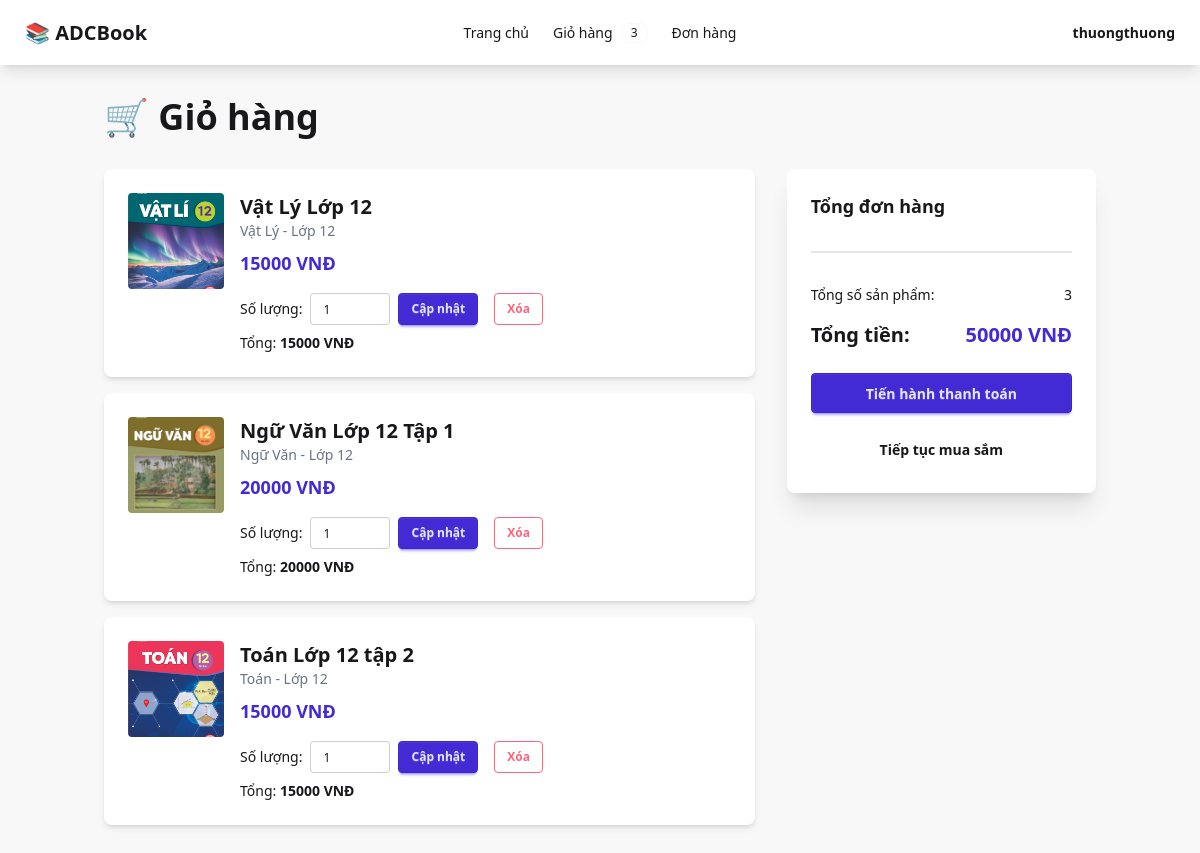
The page /cart/ (signed in) on the database its author committed.
### cart/models.py (models this page shows, shortened)
class CartItem(models.Model):
    cart = models.ForeignKey(Cart, on_delete=models.CASCADE, related_name='items')
    book = models.ForeignKey(Book, on_delete=models.CASCADE)
    quantity = models.IntegerField(default=1, validators=[MinValueValidator(1)])
    created_at = models.DateTimeField(auto_now_add=True)
    updated_at = models.DateTimeField(auto_now=True)
    class Meta:
        unique_together = ('cart', 'book')
    def subtotal(self):
        return self.book.price * self.quantity

class Cart(models.Model):
    user = models.OneToOneField(User, on_delete=models.CASCADE, related_name='cart')
    created_at = models.DateTimeField(auto_now_add=True)
    updated_at = models.DateTimeField(auto_now=True)
    def total_price(self):
        return sum(item.subtotal() for item in self.items.all())

### books/models.py (models this page shows, shortened)
class Book(models.Model):
    name = models.CharField(max_length=200)
    price = models.DecimalField(max_digits=10, decimal_places=0, validators=[MinValueValidator(0)])
    image = models.ImageField(upload_to='books/', blank=True, null=True)
    grade = models.ForeignKey(Grade, on_delete=models.CASCADE, related_name='books')
    subject = models.ForeignKey(Subject, on_delete=models.CASCADE, related_name='books')
    description = models.TextField(blank=True)
    created_at = models.DateTimeField(auto_now_add=True)
    updated_at = models.DateTimeField(auto_now=True)
    class Meta:
        ordering = ['-created_at']

class Subject(models.Model):
    name = models.CharField(max_length=100, unique=True)
    class Meta:
        ordering = ['name']

class Grade(models.Model):
    name = models.CharField(max_length=50, unique=True)
    order = models.IntegerField(default=0)
    class Meta:
        ordering = ['order', 'name']

### cart/views.py (the view)
# urls.py: path('cart/', cart_views.cart_view, name='cart'),
@login_required
def cart_view(request):
    cart, created = Cart.objects.get_or_create(user=request.user)
    context = {
        'cart': cart,
        'items': cart.items.all(),
    }
    return render(request, 'cart/cart.html', context)

### cart/context_processors.py (called while the page is built)
def cart_count(request):
    if request.user.is_authenticated:
        try:
            cart = request.user.cart
            count = sum(item.quantity for item in cart.items.all())
            return {'cart_count': count}
        except:
            return {'cart_count': 0}
    return {'cart_count': 0}

### cart/templates/cart/cart.html (shortened to what this page needs)
{% extends 'base.html' %}
{% block content %}
<h1 class="text-4xl font-bold mb-8">🛒 Giỏ hàng</h1>
{% include "cart/partials/cart_content.html" %}
{% endblock %}

### theme/templates/base.html (shortened to what this page needs)
    {% load static tailwind_tags %}
    {% load django_htmx %}
    <!DOCTYPE html>
    <html lang="en">
    <head>
        <meta http-equiv="X-UA-Compatible" content="ie=edge"> {% htmx_script %} {% tailwind_css %}
    </head>
    <body class="bg-base-200" hx-headers='{"x-csrftoken": "{{ csrf_token }}"}' hx-boost="true">
        <div class="navbar bg-base-100 shadow-lg">
            <div class="navbar-start">
                <a href="{% url 'home' %}" class="btn btn-ghost text-xl">📚 ADCBook</a>
            </div>
            <div class="navbar-center hidden lg:flex">
                <ul class="menu menu-horizontal px-1">
                    <li><a href="{% url 'home' %}">Trang chủ</a></li>
                    {% if user.is_authenticated %}
                    <li><a href="{% url 'cart' %}">Giỏ hàng {% if cart_count %}<span class="badge badge-sm">{{ cart_count }}</span>{% endif %}</a></li>
                    <li><a href="{% url 'order_history' %}">Đơn hàng</a></li>
                    {% endif %}
                </ul>
            </div>
            <div class="navbar-end">
                {% if user.is_authenticated %}
                <div class="dropdown dropdown-end">
                    <label tabindex="0" class="btn btn-ghost">{{ user.username }}</label>
                </div>
                {% else %}
                <a href="{% url 'login' %}" class="btn btn-ghost">Đăng nhập</a>
                <a href="{% url 'register' %}" class="btn btn-primary">Đăng kí</a> {% endif %}
            </div>
        </div>
        <div class="container mx-auto px-4 py-8">
            {% block content %} {% endblock %}
        </div>
    </body>
    </html>

### cart/templates/cart/partials/cart_content.html (shortened to what this page needs)
<div id="cart-content" {% if oob %}hx-swap-oob="true" {% endif %}>
    {% if items %}
    <div class="grid grid-cols-1 lg:grid-cols-3 gap-8">
        <div class="lg:col-span-2">
            {% for item in items %}
            <div class="card bg-base-100 shadow-md mb-4" id="cart-item-{{ item.id }}">
                <div class="card-body">
                    <div class="flex gap-4">
                        {% if item.book.image %}
                        <img src="{{ item.book.image.url }}" alt="{{ item.book.name }}" class="w-24 h-24 object-cover rounded"> {% else %}
                        <div class="w-24 h-24 bg-base-200 flex items-center justify-center rounded">
                            <span class="text-3xl">📖</span>
                        </div>
                        {% endif %}
                        <div class="flex-1">
                            <h3 class="text-xl font-bold">{{ item.book.name }}</h3>
                            <p class="text-sm text-gray-500">{{ item.book.subject.name }} - {{ item.book.grade.name }}</p>
                            <p class="text-lg font-bold text-primary mt-2">{{ item.book.price }} VNĐ</p>
                            <div class="flex gap-4 items-center mt-4">
                                <form method="post" action="{% url 'update_cart_item' item.pk %}" hx-post="{% url 'update_cart_item' item.pk %}" hx-target="#cart-content" hx-swap="outerHTML" class="flex gap-2 items-center">
                                    <label class="text-sm">Số lượng:</label>
                                    <input type="number" name="quantity" value="{{ item.quantity }}" min="1" class="input input-bordered input-sm w-20">
                                    <button type="submit" class="btn btn-sm btn-primary">Cập nhật</button>
                                </form>
                                <form method="post" action="{% url 'remove_from_cart' item.pk %}" hx-post="{% url 'remove_from_cart' item.pk %}" hx-target="#cart-content" hx-swap="outerHTML">
                                    <button type="submit" class="btn btn-sm btn-error btn-outline">Xóa</button>
                                </form>
                            </div>
                            <p class="text-sm mt-2">Tổng: <span class="font-bold">{{ item.subtotal }} VNĐ</span></p>
                        </div>
                    </div>
                </div>
            </div>
            {% endfor %}
        </div>
        <div>
            <div class="card bg-base-100 shadow-xl sticky top-4">
                <div class="card-body">
                    <h2 class="card-title">Tổng đơn hàng</h2>
                    <div class="divider"></div>
                    <div class="flex justify-between mb-2">
                        <span>Tổng số sản phẩm:</span>
                        <span>{{ items.count }}</span>
                    </div>
                    <div class="flex justify-between text-xl font-bold">
                        <span>Tổng tiền:</span>
                        <span class="text-primary">{{ cart.total_price }} VNĐ</span>
                    </div>
                    <div class="card-actions justify-end mt-4">
                        <a href="{% url 'checkout' %}" class="btn btn-primary w-full">Tiến hành thanh toán</a>
                    </div>
                    <a href="{% url 'home' %}" class="btn btn-ghost w-full mt-2">Tiếp tục mua sắm</a>
                </div>
            </div>
        </div>
    </div>
    {% endif %}
</div>

### rows shown on the page
CartItem: book.image (picture), book.name "Vật Lý Lớp 12", book.subject.name "Vật Lý", book.grade.name "Lớp 12", book.price "15000", quantity "1", subtotal "15000"
CartItem: book.image (picture), book.name "Ngữ Văn Lớp 12 Tập 1", book.subject.name "Ngữ Văn", book.grade.name "Lớp 12", book.price "20000", quantity "1", subtotal "20000"
CartItem: book.image (picture), book.name "Toán Lớp 12 tập 2", book.subject.name "Toán", book.grade.name "Lớp 12", book.price "15000", quantity "1", subtotal "15000"
Cart: total_price "50000"

### other values the page prints
{{ cart_count }} "3"
{{ user.username }} "thuongthuong"
{{ items.count }} "3"
